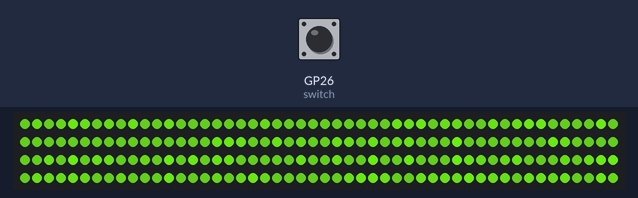
Simulated run of this program. Board: Raspberry Pi Pico running MicroPython. On the bench: 200 RGB LEDs in strip order, left to right, continuing on the next row. The test bench sets the inputs (shaded band); at power-on: GP26 (switch) HIGH. Dim RGB values are drawn brighter than linear; random numbers come from a fixed seed; what the program prints to the serial console is not drawn.

Above: at 1.26 s.

The program:

main.py
```python
import random
import sys
from time import sleep, ticks_ms
from neopixel import NeoPixel
from machine import Pin, Timer
import machine
machine.freq(240000000)


num_pixels = 200
data_pin = 18


class Twinkle(object):
    steady_base_steps = 20
    steady_random_steps = 10
    peak_intensities = (0.7, 0.75, 0.8, 0.85, 0.95, 1.0, 0.95, 0.85, 0.8, 0.7)
    base_intensity = 0.55
    BASE_COLOR = (0.4, 1.0, 0.0)
    min_grb = 16
    max_grb = 191
    # NOTE: min 16, max 191, base (0.4, 1.0, 0.0) gives a nice rose gold.
    # NOTE: the reason it isn't just yellow is that there is a minimum amount of blue.

    STATE_BASE = 0
    STATE_PEAK = 1
    NUM_STATES = 2

    def __init__(self, np, pixel_idx):
        self.np = np
        self.idx = pixel_idx
        self.state = self.STATE_BASE
        self.state_step = random.randint(0, self.steady_base_steps // 2)
        self._set_base_end()

    def _set_base_end(self):
        self.state_end = self.steady_base_steps + random.randint(-self.steady_random_steps,
                                                                 self.steady_random_steps+1)

    def _set_peak_end(self):
        self.state_end = len(self.peak_intensities) - 1

    def _update_state(self):
        self.state_step += 1
        if self.state_step >= self.state_end:
            self.state = (self.state + 1) % self.NUM_STATES
            self.state_step = 0

            if self.state == self.STATE_BASE:
                self._set_base_end()
            elif self.state == self.STATE_PEAK:
                self._set_peak_end()

    def _grb(self, intensity):
        return tuple(self.min_grb + int((self.max_grb-self.min_grb) * intensity * c)
                     for c in self.BASE_COLOR)

    def __next__(self):
        self._update_state()
        if self.state == self.STATE_BASE:
            return self._grb(self.base_intensity)
        elif self.state == self.STATE_PEAK:
            return self._grb(self.peak_intensities[self.state_step])
        else:
            print("Weird state: %r" % self.state)


def twinkle(np, delay_ms=40):
    all_states = [Twinkle(np, i) for i in range(num_pixels)]
    # Note: maybe a state wrapper than knows when something actually changes? To optimize?
    # Note: maybe use a timer later on?
    # global_timer = Timer(period=1000, mode=Timer.PERIODIC, callback=advance_states)
    while True:
        for i, s in enumerate(all_states):
            np[i] = next(s)
        sleep(delay_ms/1000)
        np.write()


def crazy(np, delay_ms=250):
    colors = [(0x00, 0x00, 0x00),
              (0x80, 0x80, 0x80),
              (0xc0, 0xc0, 0xc0),
              (0xff, 0xff, 0xff),
              (0x00, 0x80, 0x00),
              (0x00, 0xff, 0x00),
              (0x80, 0x80, 0x00),
              (0xff, 0xff, 0x00),
              (0x80, 0x00, 0x00),
              (0xff, 0x00, 0x00),
              (0x80, 0x00, 0x80),
              (0xff, 0x00, 0xff),
              (0x00, 0x00, 0x80),
              (0x00, 0x00, 0xff),
              (0x00, 0x80, 0x80),
              (0x00, 0xff, 0xff), ]

    while True:
        for i in range(num_pixels):
            #np[i] = colors[(start + i) % num_pixels]
            np[i] = random.choice(colors)
        np.write()
        sleep(delay_ms/1000)


def spiral(np, delay_ms=10):
    colors = [
        (0xaf, 0xff, 0xff),
        (0x9f, 0xef, 0x00),
        (0x8f, 0xdf, 0x00),
        (0x7f, 0xcf, 0x00),
        (0x6f, 0xbf, 0x00),
        (0x5f, 0xaf, 0x00),
        (0x4f, 0x9f, 0x00),
        (0x3f, 0x8f, 0x00),
        (0x2f, 0x7f, 0x00),
        (0x00, 0x00, 0x00),
        (0x00, 0x00, 0x00),
        (0x00, 0x00, 0x00),
        (0x00, 0x00, 0x00),
        (0x00, 0x00, 0x00),
        (0x00, 0x00, 0x00),
        (0x00, 0x00, 0x00),
        (0x00, 0x00, 0x00),
        (0x00, 0x00, 0x00),
        (0x00, 0x00, 0x00),
        (0x00, 0x00, 0x00),
        (0x00, 0x00, 0x00),
        (0x00, 0x00, 0x00),
        (0x00, 0x00, 0x00),
        (0x00, 0x00, 0x00),
    ]

    while True:
        for start in range(len(colors)):
            for i in range(num_pixels):
                np[i] = colors[(start + i) % len(colors)]
            np.write()
            sleep(delay_ms/1000)


def debounced_button_handler(handler):
    last_ms = ticks_ms()

    def _deb_handler(pin):
        nonlocal last_ms
        curr_ms = ticks_ms()
        if curr_ms - last_ms < 200:
            return False
        try:
            handler(pin)
            return True
        finally:
            last_ms = curr_ms
    return _deb_handler


def main():
    switch = Pin(26, Pin.IN, Pin.PULL_UP)
    switch.irq(handler=debounced_button_handler(lambda p: print("pressed", p)),
               trigger=Pin.IRQ_FALLING)

    patterns = [
        twinkle,
        crazy,
        spiral,
    ]

    patt = 0

    np = NeoPixel(Pin(data_pin), num_pixels)
    # TODO:
    # - update strategies to be coroutines
    # - call them from a Timer
    # - user interrupt handler to switch between strategies
    patterns[patt](np)


try:
    main()
finally:
    print("shutting down")
```
